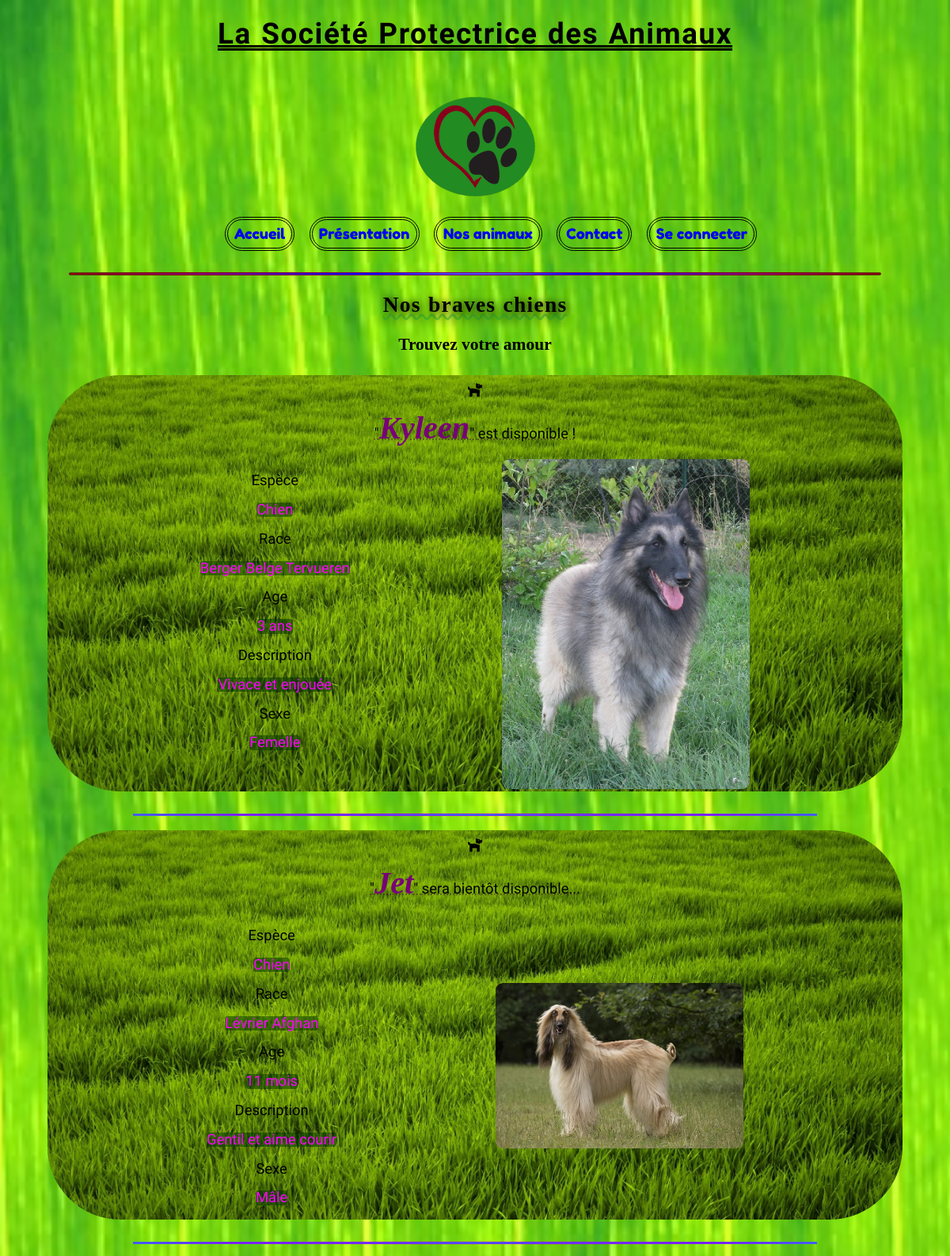
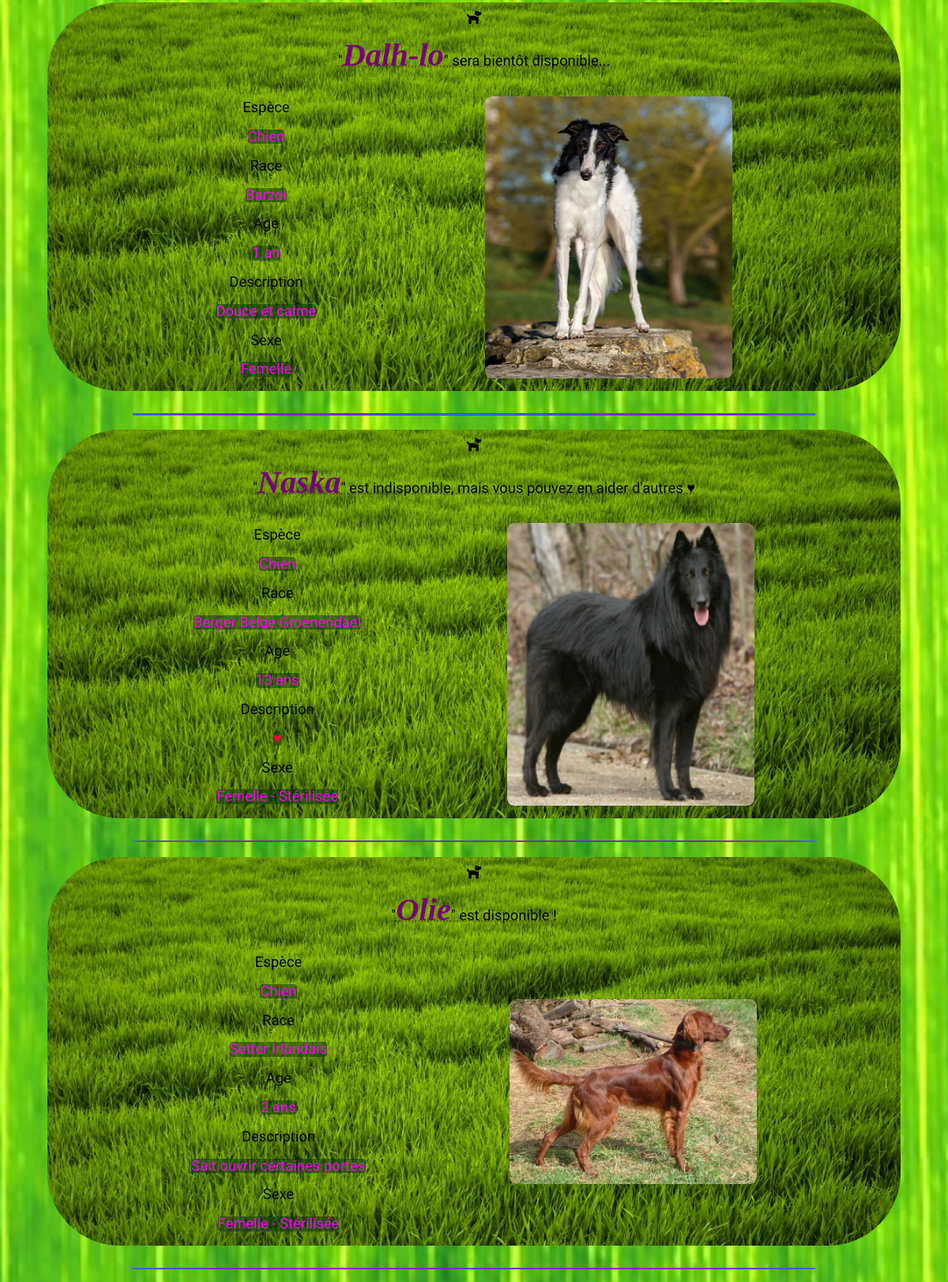
Screenshot of /Chiens (upper part) with the database file from the repository (2 pictures, top to bottom).
### tables this page shows
CREATE TABLE `availability` (
  `id` int(11) NOT NULL,
  `available` int(11) NOT NULL COMMENT 'availiable mean vaccinated and free to be adopted ATM',
  `inDate` datetime NOT NULL DEFAULT current_timestamp(),
  `outDate` datetime DEFAULT NULL,
  `reason` text NOT NULL,
  `fk_key` int(11) NOT NULL COMMENT 'Need to be even to animals.id to be bind'
);

CREATE TABLE `animals` (
  `id` int(11) NOT NULL,
  `name` varchar(255) DEFAULT NULL,
  `kind` int(11) DEFAULT NULL,
  `breed` varchar(255) NOT NULL,
  `age` int(11) DEFAULT NULL,
  `ageUnitMeasure` int(11) DEFAULT NULL,
  `description` text NOT NULL,
  `picturePath` varchar(255) NOT NULL,
  `fileExtension` int(11) DEFAULT NULL,
  `picDescribed` varchar(255) NOT NULL,
  `sex` int(11) DEFAULT NULL
);

### controllers/PetController.php (called while the page is built, shortened)
<?php
require_once "models/PetManager.php";
require_once "models/Pet.php";
class PetController
{
    private $petManager;
    public function __construct()
    {
        $this->petManager = new PetManager();
        $this->petManager->fetchAnimals();
        $this->petManager->fetchDogs();
        $this->petManager->fetchCats();
        $this->petManager->fetchDegus();
    }
    public function showDogs()
    {
        $pets = $this->petManager->getDogs();
        require "views/pets.php";
    }
}

### models/PetManager.php (called while the page is built, shortened)
<?php
require_once "Model.php";
require_once "Pet.php";
class PetManager extends Model
{
    private $dogs;
    public function fetchAnimals(): void
    {
        $req = $this->getDb()->prepare("
        SELECT animals.id, name, kind, breed, age, ageUnitMeasure, description,
               picturePath, fileExtension, picDescribed, sex, available
                /*, availability.inDate, availability.outDate, availability.fk_key */
        FROM animals
        INNER JOIN availability
        ON animals.id = availability.fk_key
        ORDER BY inDate");
        $req->execute();
        $pets = $req->fetchAll(PDO::FETCH_ASSOC);
    }
    public function addDog(Pet $d): void
    {
        $this->dogs[] = $d;
    }
    public function getDogs(): ?array
    {
        return $this->dogs;
    }
}

### models/Pet.php (called while the page is built, shortened)
<?php
class Pet
{
    private $id;
    private $name;
    private $kind;
    private $status;
    private $breed;
    private $age;
    private $ageUnitMeasure;
    private $description;
    private $sex;
    private $picture;
    private $fileExtension;
    private $picDescribed;
    public function __construct(int $id, ?string $name, int $kind, int $status, string $breed, int $age, int $ageUnitMeasure,
                                ?string $description, int $sex, ?string $picture, int $fileExtension, ?string $picDescribed){
        $this->id = $id;
        $this->name = $name;
        $this->kind = $kind;
        $this->status = $status;
        $this->breed = $breed;
        $this->age = $age;
        $this->ageUnitMeasure = $ageUnitMeasure;
        $this->description = $description;
        $this->sex = $sex;
        $this->picture = $picture;
        $this->fileExtension = $fileExtension;
        $this->picDescribed = $picDescribed;
    }
    public function getId(): int{
        return $this->id;
    }
    public function getName(): ?string{
        return $this->name;
    }
    public function getKind(): int{
        return $this->kind;
    }
    public function getStatus(): int{
        return $this->status;
    }
    public function getBreed(): string{
        return $this->breed;
    }
    public function getAge(): int{
        return $this->age;
    }
    public function getAgeUnitMeasure(): int{
        return $this->ageUnitMeasure;
    }
    public function getDescription(): ?string{
        return $this->description;
    }
    public function getSex(): int{
        return $this->sex;
    }
    public function getPicture(): ?string{
        return $this->picture;
    }
    public function getFileExtension(): int{
        return $this->fileExtension;
    }
    public function getPicDescribed(): ?string{
        return $this->picDescribed;
    }
}

### models/Model.php (called while the page is built, shortened)
<?php
abstract class Model
{
    private static $pdo;
    private static function setDb(){
        self::$pdo = new PDO("mysql:host=leoriptspa.mysql.db;dbname=leoriptspa;charset=utf8mb4","leoriptspa", "t");
        self::$pdo->setAttribute(PDO::ATTR_ERRMODE,PDO::ERRMODE_WARNING);
    }
    protected function getDb(){
        return self::$pdo;
    }
}

### views/pets.php (the view, shortened to what this page needs)
    <h3>Trouvez votre amour</h3>
<?php for($i = 0; $i < count($pets); $i++): ?>
    <section class="petGeneral">
        <article>
            <div class="icon">
                <?php switch($pets[$i]->getKind()):
                    case 0:
                        echo "<i class='fas fa-dog'></i>";
                        break;
                endswitch ?>
            </div>
            <div class="presentation">
                <?php if(empty($pets[$i]->getName())):
                    echo $_SESSION['formName'];
                else: ?>
                <p>"<em class='name'><?= $pets[$i]->getName() ?></em>"
                <?php endif; ?>
                <?php if($pets[$i]->getStatus() === 0):
                    echo " est disponible !</p>";
                elseif($pets[$i]->getStatus() === 1):
                    echo " sera bientôt disponible...</p>";
                else:
                    echo " est indisponible, mais vous pouvez en aider d'autres ♥</p>";
                endif; ?>
            </div>
        </article>
        <section class="blockPresentation">
            <article>
                <div>
                    <p class="labelsTypo">Espèce</p>
                    <p class="infosTypo">
                        <?php if($pets[$i]->getKind() === 0):
                            echo 'Chien';
                        elseif($pets[$i]->getKind() === 1):
                            echo 'Chat';
                        else:
                            echo 'Octodon';
                        endif; ?>
                    </p>
                </div>
                <div>
                    <p class="labelsTypo">Race</p>
                    <p class="infosTypo"><?= $pets[$i]->getBreed(); ?></p>
                </div>
                <div>
                    <p class="labelsTypo">Age</p>
                    <p class="infosTypo"><?= $pets[$i]->getAge(); ?>
                        <?php if($pets[$i]->getAgeUnitMeasure() === 0):
                            echo 'mois';
                        elseif($pets[$i]->getAgeUnitMeasure() === 1 && $pets[$i]->getAge() <= 1):
                            echo 'an';
                        else:
                            echo 'ans';
                        endif; ?>
                    </p>
                </div>
                <div>
                    <p class="labelsTypo">Description</p>
                    <p class="infosTypo">
                        <?php if($pets[$i]->getId() === 57): ?>
                        <span id="specialDog"><?= $pets[$i]->getDescription(); ?></span>
                        <?php else: ?>
                            <?= $pets[$i]->getDescription(); ?>
                        <?php endif; ?>
                    </p>
                </div>
                <div>
                    <p class="labelsTypo">Sexe</p>
                    <p class="infosTypo">
                        <?php if($pets[$i]->getSex() === 0):
                            echo 'Mâle';
                        elseif($pets[$i]->getSex() === 1):
                            echo 'Femelle';
                        elseif($pets[$i]->getSex() === 2):
                            echo 'Indéfini';
                        elseif($pets[$i]->getSex() === 3):
                            echo 'Mâle - Castré';
                        else:
                            echo 'Femelle - Stérilisée';
                        endif; ?>
                    </p>
                </div>
            </article>
            <article class="articlePicture">
                <?php if($pets[$i]->getFileExtension() === 0): ?>
                    <img class="picture" src="public/img/<?php if($pets[$i]->getKind() === 0): ?>dogs/<?php elseif($pets[$i]->getKind() === 1): ?>cats/<?php else: ?>degus/<?php endif ?><?= $pets[$i]->getPicture(); ?><?='.png'?>" alt="<?= $pets[$i]->getPicDescribed(); ?>">
                <?php elseif($pets[$i]->getFileExtension() === 1): ?>
                    <img class="picture" src="public/img/<?php if($pets[$i]->getKind() === 0): ?>dogs/<?php elseif($pets[$i]->getKind() === 1): ?>cats/<?php else: ?>degus/<?php endif ?><?= $pets[$i]->getPicture(); ?><?='.jpg'?>" alt="<?= $pets[$i]->getPicDescribed(); ?>">
                <?php else: ?>
                    <img class="picture" src="public/img/<?php if($pets[$i]->getKind() === 0): ?>dogs/<?php elseif($pets[$i]->getKind() === 1): ?>cats/<?php else: ?>degus/<?php endif ?><?= $pets[$i]->getPicture(); ?><?='.png'?>" alt="<?= $pets[$i]->getPicDescribed(); ?>">
                <?php endif; ?>
            </article>
        </section>
    </section>
    <hr class="petSeparator">
<?php endfor ?>
<?php
require "template.php";

### css/styles.css (style rules this page uses)
:root { --textColor: rgba(0, 0, 255, 1); }
html { margin:0; padding:0; line-height: 1; -webkit-text-size-adjust: 100%; background: url("../public/img/background.jpg") no-repeat center fixed; background-size: cover; }
body { text-align: center; align-items: center; }
section { justify-content: center; margin-left: auto; margin-right: auto; }
p { font-family: 'Varela Round', sans-serif; }
h3 { margin-top: 1.25em; margin-bottom: 1.25em; }
.petGeneral { background-image: url("../public/img/main.jpg"); background-size: cover; background-repeat: no-repeat; background-position: center center; border-radius: 5em; }
.icon { padding-top: 0.5em; }
.labelsTypo { font-family: 'Akaya Telivigala', cursive; }
.presentation { text-decoration: underline dotted rgba(50, 0, 50, 0.4); }
.name { font-family: 'Harrington', cursive; color: rgba(120, 0, 120, 1); font-size: 2.2em; font-weight: 900; }
.infosTypo { color: rgba(255, 0, 255, 1);; border-radius: 0.2em; background-color: rgba(0, 50, 0, 0.5); margin-left: auto; margin-right: auto; width: fit-content; }
#specialDog { color: rgba(255, 0, 50, 1); }
.blockPresentation { display: flex; justify-content: space-evenly; }
.petSeparator { height: 0.15em; border: none; background: radial-gradient(#00A4F1, #9B00FF, #00A4F1); display: block; width: 80%; margin-top: 1.5em; margin-bottom: 1em; }
@media screen and (min-width: 780px) and (max-width: 1280px) { body { width: 90%; font-size: 115%; margin-left: auto; margin-right: auto; } }
@media screen and (min-width: 780px) and (max-width: 1280px) { .articlePicture { margin-top: auto; margin-bottom: auto; border-radius: 1em; } }
@media screen and (min-width: 780px) and (max-width: 1280px) { .picture { border-radius: 0.5em; max-width: 17em; box-sizing: border-box; } }

### rows the page displays
availability: fk_key.name "Kyleen", available "est disponible !", fk_key.breed "Berger Belge Tervueren", fk_key.age "3", shows "ans", fk_key.description "Vivace et enjouée", shows "Femelle", fk_key.picturePath (picture)
availability: fk_key.name "Jet", available "sera bientôt disponible...", fk_key.breed "Lévrier Afghan", fk_key.age "11", shows "mois", fk_key.description "Gentil et aime courir", shows "Mâle", fk_key.picturePath (picture)
availability: fk_key.name "Dalh-lo", available "sera bientôt disponible...", fk_key.breed "Barzoi", fk_key.age "1", shows "an", fk_key.description "Douce et calme", shows "Femelle", fk_key.picturePath (picture)
availability: fk_key.name "Naska", shows "est indisponible, mais vous pouvez en aider d'autres ♥", fk_key.breed "Berger Belge Groënendael", fk_key.age "13", shows "ans", fk_key.description "♥", shows "Femelle - Stérilisée", fk_key.picturePath (picture)
availability: fk_key.name "Olie", available "est disponible !", fk_key.breed "Setter Irlandais", fk_key.age "2", shows "ans", fk_key.description "Sait ouvrir certaines portes", shows "Femelle - Stérilisée", fk_key.picturePath (picture)

### other values shown
$_SESSION['pageName'] "Nos braves chiens"
